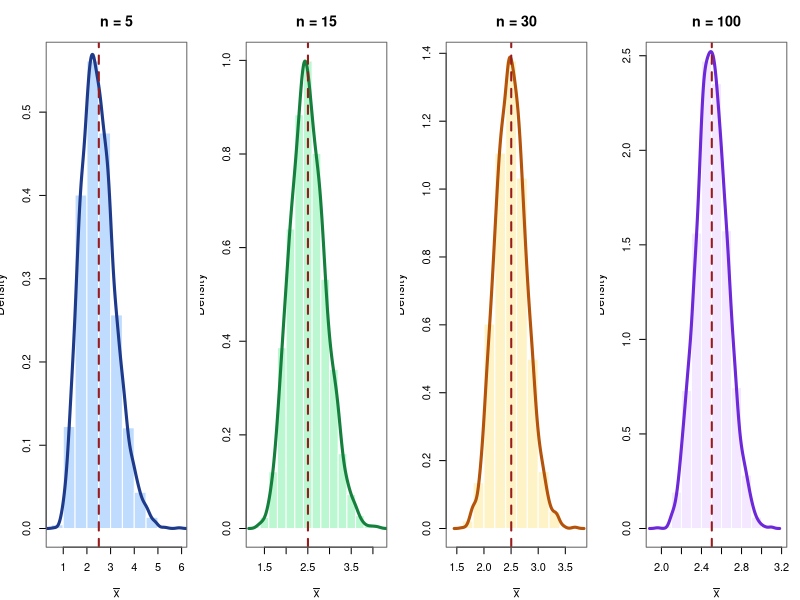
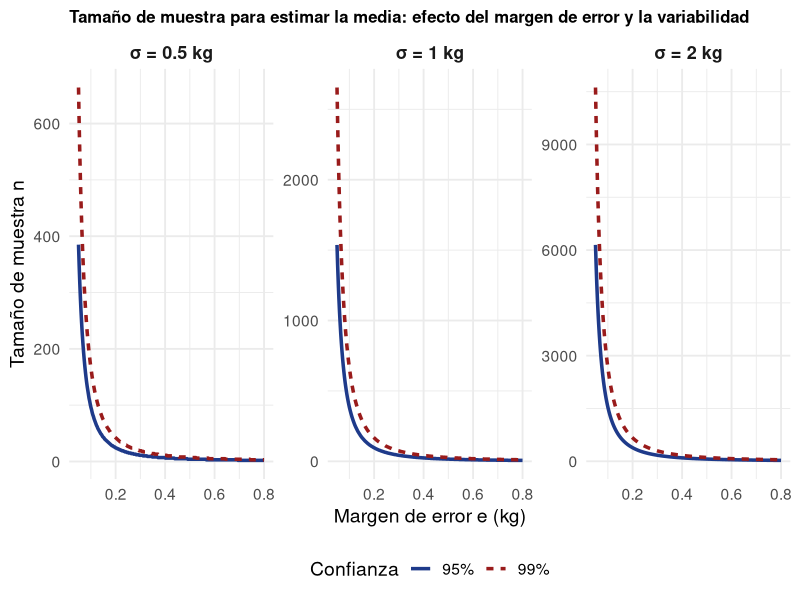
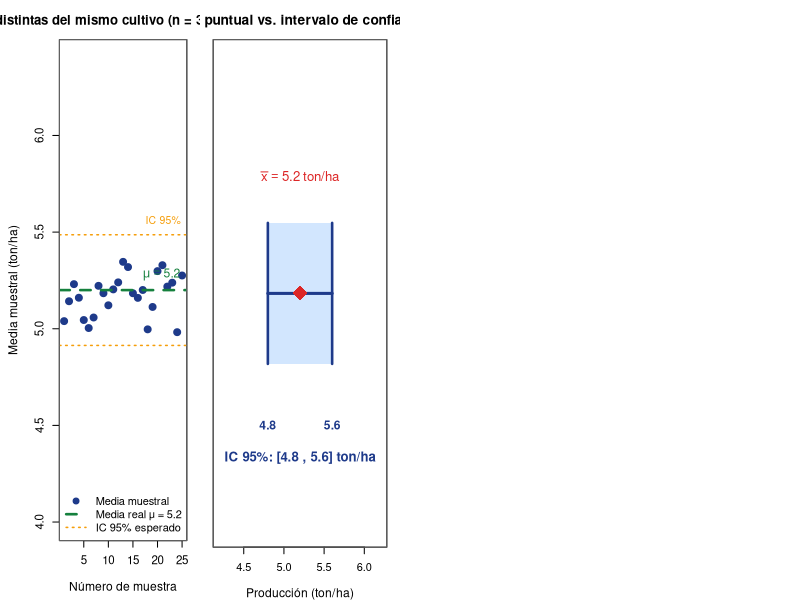

Write R code to recreate these figures, in order.
## ---- chunk 1
#| echo: true
set.seed(42)
N <- 500   # fincas cafeteras en Huila

# MAS sin reemplazo, n = 50
mas <- sample(1:N, 50, replace = FALSE)

# Sistemático: k = 10, arranque aleatorio
k <- 10; r <- sample(1:k, 1)
sist <- seq(r, N, by = k)

# Estratificado proporcional (altitud baja=250, media=180, alta=70)
Nh <- c(250, 180, 70); n <- 50
nh <- round(n * Nh / N)
id <- split(1:N, rep(c("baja","media","alta"), Nh))
estrat <- unlist(mapply(sample, id, nh))

cat("MAS:", length(mas), "| Sist:", length(sist),
    "| Estrat:", sum(nh), "\n")
cat("n por estrato:", nh, "\n")
## ---- chunk 2
#| echo: false
#| fig-width: 12
#| fig-height: 4.8
set.seed(123)
# Población: rendimiento de café (Gamma asimétrica), media ≈ 2.5 kg/árbol
pop <- rgamma(100000, shape = 2.5, rate = 1)
mu_pop <- mean(pop)

ns <- c(5, 15, 30, 100)
par(mfrow = c(1, 4), mar = c(4, 3.5, 3.2, 1), family = "sans")

colores <- c("#bfdbfe", "#bbf7d0", "#fef3c7", "#f3e8ff")
lineas  <- c("#1e3a8a", "#15803d", "#b45309", "#6d28d9")

for (i in seq_along(ns)) {
  n <- ns[i]
  medias <- replicate(4000, mean(sample(pop, n)))
  hist(medias, probability = TRUE,
       col = colores[i], border = "white",
       main = paste0("n = ", n),
       sub  = paste0("SE ≈ ", round(sd(pop)/sqrt(n), 3)),
       xlab = expression(bar(x)),
       cex.main = 1.3, cex.sub = 1, cex.lab = 1.1, cex.axis = 1)
  lines(density(medias), lwd = 3, col = lineas[i])
  abline(v = mu_pop, col = "#991b1b", lwd = 2, lty = 2)
  box(col = "gray40")
}
## ---- chunk 3
#| echo: true
1 - pnorm(290, mean = 280, sd = 35/sqrt(49))
## ---- chunk 4
#| echo: true
p <- 0.30; n <- 100
se <- sqrt(p*(1-p)/n)
1 - pnorm(0.35, mean = p, sd = se)
## ---- chunk 5
#| echo: true
ceiling((1.96^2 * 8^2) / 2^2)
## ---- chunk 6
#| echo: true
ceiling((1.96^2 * 0.25 * 0.75) / 0.04^2)
## ---- chunk 7
#| echo: true
n0 <- 62; N <- 300
n_ajustado <- ceiling(n0 / (1 + (n0 - 1) / N))
cat("Sin corrección:", n0, "| Con corrección:", n_ajustado, "\n")
## ---- chunk 8
#| echo: false
#| fig-width: 11
#| fig-height: 4.6
#| fig-align: center

library(ggplot2)

# e en las mismas unidades que σ (ej. kg, cm, L)
# σ representa variabilidad agrícola típica:
#   0.5 kg → frutos pequeños (aguacate, papa)
#   1.0 kg → rendimiento por planta
#   2.0 kg → producción por lote
e_seq  <- seq(0.05, 0.8, length = 300)
sigmas <- c(0.5, 1.0, 2.0)
z95    <- 1.96; z99 <- 2.576

df <- do.call(rbind, lapply(sigmas, function(s) {
  rbind(
    data.frame(e = e_seq,
               n = ceiling((z95 * s / e_seq)^2),
               sigma = paste0("σ = ", s, " kg"),
               conf = "95%"),
    data.frame(e = e_seq,
               n = ceiling((z99 * s / e_seq)^2),
               sigma = paste0("σ = ", s, " kg"),
               conf = "99%")
  )
}))

ggplot(df, aes(x = e, y = n, color = conf, linetype = conf)) +
  geom_line(linewidth = 1.2) +
  facet_wrap(~sigma, scales = "free_y") +
  scale_color_manual(values = c("95%" = "#1e3a8a", "99%" = "#991b1b")) +
  labs(x = "Margen de error e (kg)",
       y = "Tamaño de muestra n",
       title = "Tamaño de muestra para estimar la media: efecto del margen de error y la variabilidad",
       color = "Confianza", linetype = "Confianza") +
  theme_minimal(base_size = 14) +
  theme(legend.position = "bottom",
        plot.title = element_text(size = 12, face = "bold"),
        strip.text = element_text(size = 13, face = "bold"))
## ---- chunk 9
#| echo: false
#| fig-width: 11
#| fig-height: 4.6
#| fig-align: center

set.seed(42)
# Población: rendimiento de maíz (ton/ha), Normal(5.2, 0.8^2)
mu_real <- 5.2; sigma_real <- 0.8; N_pop <- 10000; n <- 30

pop <- rnorm(N_pop, mu_real, sigma_real)

# 25 muestras distintas
medias <- replicate(25, mean(sample(pop, n)))

par(mar = c(4.5, 4.5, 3, 1), family = "sans")

plot(seq_along(medias), medias,
     pch = 19, cex = 1.4,
     col = ifelse(abs(medias - mu_real) < 0.3, "#1e3a8a", "#dc2626"),
     ylim = c(mu_real - 1.2, mu_real + 1.2),
     xlab = "Número de muestra",
     ylab = "Media muestral (ton/ha)",
     main = "25 muestras distintas del mismo cultivo (n = 30 parcelas cada una)",
     cex.main = 1.2, cex.lab = 1.1, cex.axis = 1.05)

abline(h = mu_real, col = "#15803d", lwd = 2.5, lty = 2)
abline(h = c(mu_real - sigma_real/sqrt(n)*1.96,
             mu_real + sigma_real/sqrt(n)*1.96),
       col = "#f59e0b", lwd = 1.5, lty = 3)

text(26, mu_real + 0.07, labels = expression(mu == 5.2),
     col = "#15803d", cex = 1.1, pos = 2, font = 2)
text(26, mu_real + sigma_real/sqrt(n)*1.96 + 0.07,
     labels = "IC 95%", col = "#f59e0b", cex = 0.95, pos = 2)

legend("bottomright",
       legend = c("Media muestral", "Media real μ = 5.2", "IC 95% esperado"),
       col    = c("#1e3a8a", "#15803d", "#f59e0b"),
       pch    = c(19, NA, NA), lty = c(NA, 2, 3), lwd = c(NA, 2.5, 1.5),
       pt.cex = 1.2, bty = "n", cex = 1)

box(col = "gray40")
## ---- chunk 10
#| echo: false
#| fig-width: 10
#| fig-height: 3.8
#| fig-align: center

par(mar = c(4, 1, 3, 1), family = "sans")

plot(0, 0, type = "n",
     xlim = c(4.2, 6.2), ylim = c(0, 1),
     xlab = "Producción (ton/ha)", ylab = "",
     main = "Estimación puntual vs. intervalo de confianza al 95%",
     cex.main = 1.25, cex.lab = 1.1, yaxt = "n")

# Intervalo de confianza
rect(4.8, 0.35, 5.6, 0.65, col = adjustcolor("#bfdbfe", 0.7), border = NA)
segments(4.8, 0.5, 5.6, 0.5, col = "#1e3a8a", lwd = 3)
segments(4.8, 0.35, 4.8, 0.65, col = "#1e3a8a", lwd = 2.5)
segments(5.6, 0.35, 5.6, 0.65, col = "#1e3a8a", lwd = 2.5)

# Estimador puntual
points(5.2, 0.5, pch = 18, cex = 3, col = "#dc2626")

# Etiquetas
text(5.2, 0.75, expression(bar(x) == 5.2~"ton/ha"),
     col = "#dc2626", cex = 1.2, font = 2)
text(4.8, 0.22, "4.8", col = "#1e3a8a", cex = 1.1, font = 2)
text(5.6, 0.22, "5.6", col = "#1e3a8a", cex = 1.1, font = 2)
text(5.2, 0.15, "IC 95%: [4.8 , 5.6] ton/ha",
     col = "#1e3a8a", cex = 1.2, font = 2)

box(col = "gray40")
